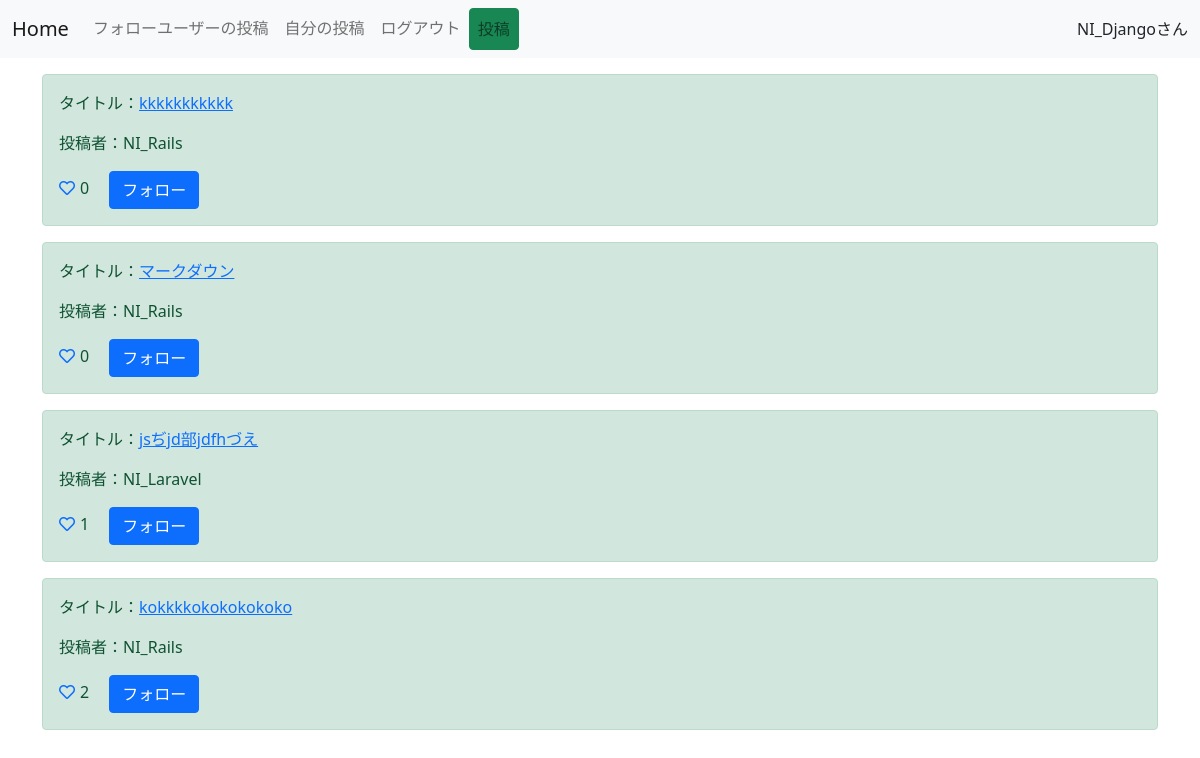
The page / (signed in) on the database as committed earlier.
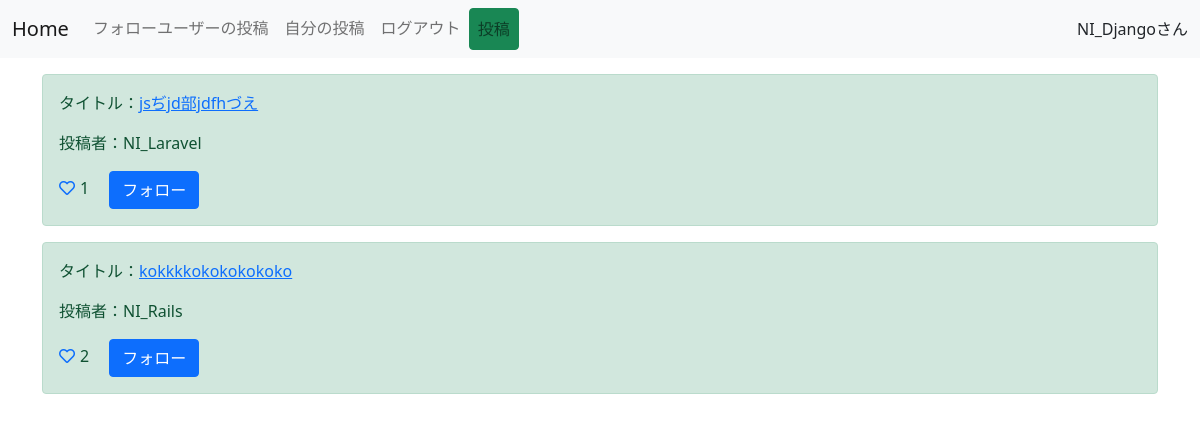
The same page on the database as committed later.
### snsapp/models.py (models this page shows, shortened)
class Post(models.Model):
   title = models.CharField(max_length=100)
   content = models.TextField()
   user = models.ForeignKey(User, on_delete=models.CASCADE)
   like = models.ManyToManyField(User, related_name='related_post', blank=True)
   created_at = models.DateTimeField(auto_now_add=True)
   class Meta:
       ordering = ["-created_at"]

### snsapp/views.py (the view)
# urls.py: path('', Home.as_view(), name='home'),             #追加
class Home(LoginRequiredMixin, ListView):
   model = Post
   template_name = 'list.html'
   def get_queryset(self):
       return Post.objects.exclude(user=self.request.user)

### templates/list.html
{% extends 'base.html' %}
{% load static %}
{% block customcss %}
    <link rel="stylesheet" href="{% static 'style.css' %}">
{% endblock customcss %}
{% block content %}
<div class="container mt-3">
   {% for item in object_list %}
   <div class="alert alert-success" role="alert">
      <p>タイトル：<a href="{% url 'detail' item.pk %}">{{item.title}}</a></p>
      <p>投稿者：{{item.user.username}}</p>
      {% if request.user in item.like.all %}
      <a href="{% url 'like-home' item.pk %}" class="like-btn add-color" tabindex="-1" role="button" aria-disabled="true"><i class="far fa-heart"></i></a>{{item.like.count}}
      {% else %}
      <a href="{% url 'like-home' item.pk %}" class="like-btn" tabindex="-1" role="button" aria-disabled="true"><i class="far fa-heart"></i></a>{{item.like.count}}
      {% endif %}
      {% if item.user in connection.0.following.all %}
      <a href="{% url 'follow-home' item.pk %}" class="btn btn-danger ms-3" tabindex="-1" role="button" aria-disabled="true">フォロー解除</a>
      {% else %}
      <a href="{% url 'follow-home' item.pk %}" class="btn btn-primary ms-3" tabindex="-1" role="button" aria-disabled="true">フォロー</a>
      {% endif %}
   </div>
   {% endfor %}
</div>
{% endblock content %}

### templates/base.html (shortened to what this page needs)
{% load static %}
<!doctype html>
<html lang="ja">
  <head>
    <link href="https://cdn.jsdelivr.net/npm/bootstrap@5.0.0-beta3/dist/css/bootstrap.min.css" rel="stylesheet">
    <link rel="stylesheet" href="https://use.fontawesome.com/releases/v5.15.1/css/all.css">
    {% block customcss %}
    {% endblock customcss %}
  </head>
  <body>
    <nav class="navbar navbar-expand-lg navbar-light bg-light mb-3">
        <div class="container-fluid">
          <a class="navbar-brand" href="{% url 'home' %}">Home</a>
          <div class="collapse navbar-collapse" id="navbarNavAltMarkup">
            <div class="navbar-nav">
              <a class="nav-link" href="{% url 'follow-list' %}">フォローユーザーの投稿</a>
              <a class="nav-link" href="{% url 'mypost' %}">自分の投稿</a>
              <a class="nav-link" href="/accounts/logout/">ログアウト</a>
              <a class="nav-link btn btn-success" href="{% url 'create' %}" role="button">投稿</a>
            </div>
          </div>
          <div>
            {{request.user.username}}さん
          </div>
        </div>
      </nav>
      {% block content %}
      {% endblock content %}
  </body>
</html>

### static/style.css (style rules this page uses)
.like-btn { display: inline-block; margin-right: 5px; }

Rows that differ between the two databases and show on the page:
removed Post: title "kkkkkkkkkkk", user.username "NI_Rails", like.count "0", shows "フォロー"
removed Post: title "マークダウン", user.username "NI_Rails", like.count "0", shows "フォロー"
